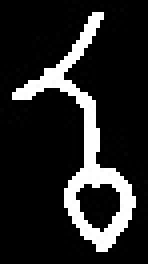
#> input picture data/georgial-language-ocr-data-master/ბ/ბ33.jpg, 37 x 66 px (shown 4 times larger); its folder holds only this picture in this run
$ python flip_color.py
#> lines starting #> are read from the running program, lines starting #| are printed output that depends on the picture
from os import listdir, path, makedirs
import numpy as np
from PIL import Image

ROOT_DIR = "./data/georgial-language-ocr-data-master/"

for letter in listdir(ROOT_DIR):
    if len(letter) > 1:
        continue
    if not path.exists("./data/flipped/" + letter):
        makedirs("./data/flipped/" + letter)
    for image_name in listdir(ROOT_DIR+letter):
        print(ROOT_DIR + letter + "/" + image_name)
        with Image.open(ROOT_DIR + letter + "/" + image_name) as image:
#> image is the input picture: PIL image 37x66 L; min 0, max 255, mean 37.8
            im_arr = np.fromstring(image.tobytes(), dtype=np.uint8)
#> im_arr = 2442 values, max 255 at index 135, min 0 at index 0, mean 37.84
            im_arr = im_arr.reshape((image.size[1], image.size[0]))
            im_arr = 255 - im_arr
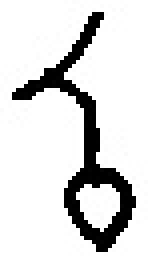
#> im_arr: shape (66, 37) (shown 4 times larger); min 0, max 255, mean 217.2
            img = Image.fromarray(im_arr, 'L')
            img.save("./data/flipped/" + letter + "/" + image_name)
#> pass 2 of the loop `for letter in listdir(ROOT_DIR):`:
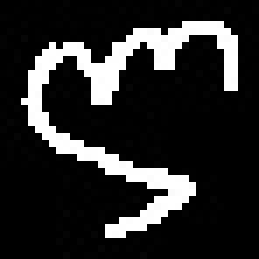
#> input picture data/georgial-language-ocr-data-master/ლ/ლ28.jpg, 37 x 37 px (shown 7 times larger)
#> image is the input picture: PIL image 37x37 L; min 0, max 255, mean 42.2
#> `im_arr = np.fromstring(image.tobytes(), dtype=np.uint8)`: im_arr = 1369 values, max 255 at index 137, min 0 at index 0, mean 42.22
#> `im_arr = 255 - im_arr`:
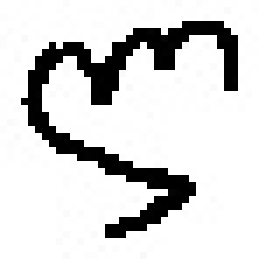
#> im_arr: shape (37, 37) (shown 7 times larger); min 0, max 255, mean 212.8
